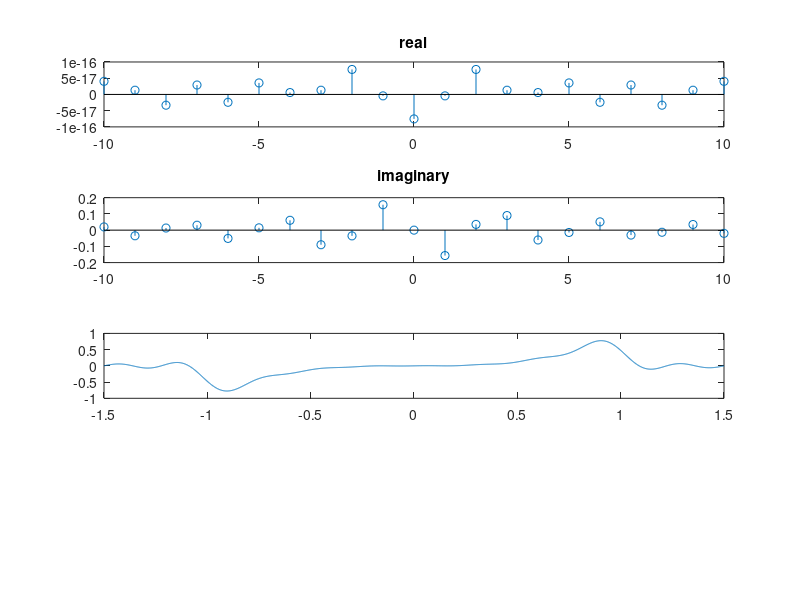

Source code (MATLAB):
clc
clear
close all
%%
wo=2*pi/3;
A=5;
To=2*pi/wo;
Fs=1000;

tvec=-To/2:1/Fs:To/2;
xt=zeros(size(tvec));
xt(abs(tvec)<=1)=(tvec(abs(tvec)<=1).^3);
%xt(abs(tvec)<=1)=exp(-2*abs(tvec(abs(tvec)<=1)));
t=-10:10;
kvec=-10:10;
for kx=1:length(kvec)
    k=kvec(kx);
    basis=exp(-1i*k*wo*tvec);
    avec(kx)=(1/To)*trapz(tvec,xt.*basis);
end
subplot(4,1,1);
stem(kvec,real(avec)),title('real')
subplot(4,1,2);
stem(kvec,imag(avec)),title('imaginary')


%Reconstruction
sq_recon=zeros(size(tvec));
for kx= 1:length(kvec)
    k=kvec(kx);
    basis=exp(1i*k*wo*tvec);
    sq_recon=sq_recon+avec(kx)*basis;
end
subplot(4,1,3);
plot(tvec,sq_recon);
xlim([-1.5 1.5]);